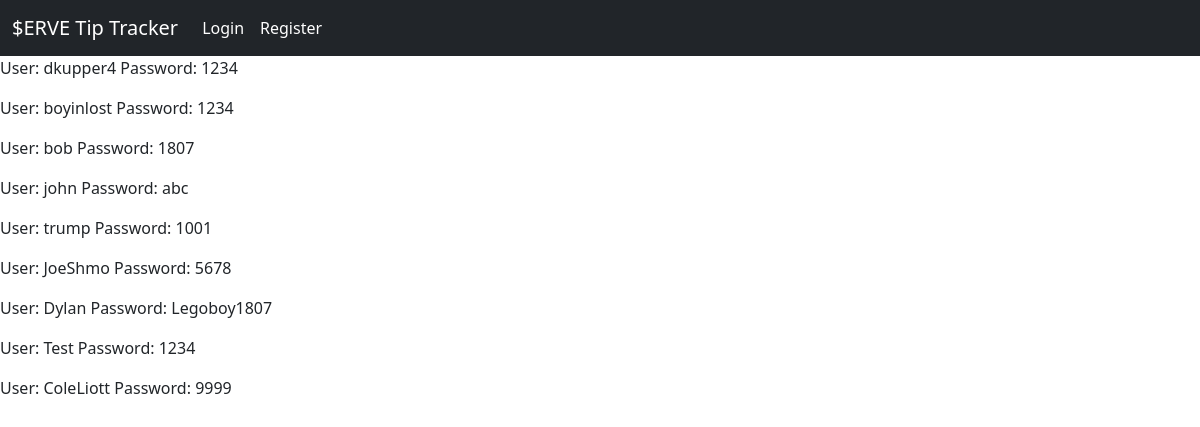
The page /admin on the database its author committed.
### app.py (models this page shows)
class User(db.Model, UserMixin):
    id = db.Column(db.Integer, primary_key=True)
    username = db.Column(db.String(100), unique = True, nullable = False)
    password = db.Column(db.String(100), nullable = False)

### app.py (the view)
@app.route("/admin")
def view():
    return render_template('admin.html', values=User.query.all())

### templates/admin.html
{% extends "base.html" %}
{% block content %}
    {% for item in values %}
        <p>User: {{item.username}} Password: {{item.password}}</p>
    {% endfor %}
{% endblock %}

### rows shown on the page
User: username "dkupper4", password "1234"
User: username "boyinlost", password "1234"
User: username "bob", password "1807"
User: username "john", password "abc"
User: username "trump", password "1001"
User: username "JoeShmo", password "5678"
User: username "Dylan", password "Legoboy1807"
User: username "Test", password "1234"
User: username "ColeLiott", password "9999"
